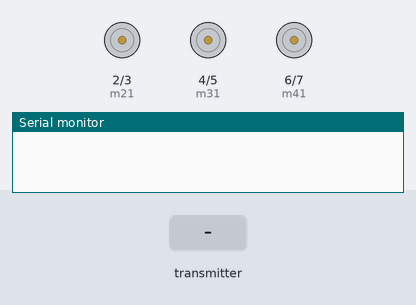
The sketch below on a simulated Arduino Uno, built with avr-gcc and run on an emulated ATmega328P. Parts: motor-driver pin pairs drawn as motors (green arrow = first pin HIGH = forward, orange = second pin HIGH = backward, longer = more drive), the last lines printed to the serial monitor. Inputs (shaded band) come from the test bench. No radio packets arrive unless stated.

Above: at 1.2 s.
1.3 s: the transmitter starts sending msg = 1
At 2.6 s:
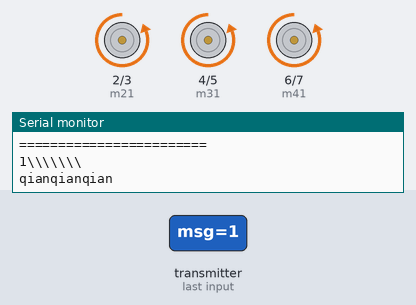
3.0 s: the transmitter starts sending msg = 0
At 4.1 s:
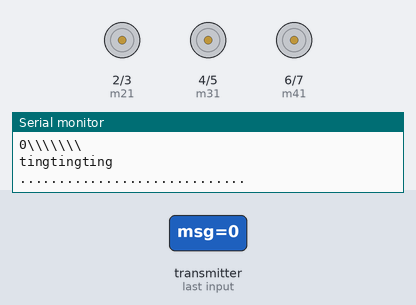
Timing chart, 0 to 6.0 s (numbered marks = the images above; inputs shaded):
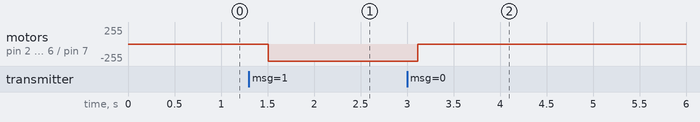

The sketch:

arduino-4wd-re_4-1_.ino
```cpp
#include <SPI.h>
#include <nRF24L01.h>
#include <RF24.h>
#include <Servo.h>

RF24 radio(9, 10); // CSN, CE
const byte address[6] = "00001";

// 电机控制线

//A1 接高电平，A2接低电平，电机正转；
//A1 接低电平，A2接高电平，电机反转；

// D1D2 左前 0 1 m1
// C1C2 左后 2 3 m2
// B1B2 右前 4 5 m3
// A1A2 右后 6 7 m4

/////////////////////////

int m11=0;
int m12=1;
int m21=2;
int m22=3;
int m31=4;
int m32=5;
int m41=6;
int m42=7;


// motor motor motor motor motor motor motor motor motor
// 单轮待机
void mstop(int in1, int in2){
  digitalWrite(in1,0);
  digitalWrite(in2,0);
}

// 单轮正转最快
void mfront(int in1, int in2){
  digitalWrite(in1,1);
  digitalWrite(in2,0);
}

// 单轮反转最快
void mbehind(int in1, int in2){
  digitalWrite(in1,0);
  digitalWrite(in2,1);
}

// 单轮正转 - 加速
// s 模拟数值 0 - 1024
void mfa(int in1, int in2){
  int s;
  for(s=0;s<1024;s=s+10){
    analogWrite(in1,s);
    digitalWrite(in2,0);
    delay(50);
  }
}

// 单轮反转 - 加速
// s 模拟数值 0 - 1024
void mra(int in1, int in2){
  int s;
  for(s=1024;s>0;s=s-10){
    analogWrite(in1,0);
    digitalWrite(in2,s);
    delay(50);
  }
}


// car car car car car car car car car car car car car car car car car car car car
// car front  up
void carfront(){
  delay(200);
  mfront(m11, m12);
  mfront(m21, m22);
  mfront(m31, m32);
  mfront(m41, m42);
}


// car behind down
void carbehind(){
  delay(200);
  mbehind(m11, m12);
  mbehind(m21, m22);
  mbehind(m31, m32);
  mbehind(m41, m42);
}


// car front turn left , left up
void carleftfront(){
  delay(200);
  mfront(m11, m12);
  mfront(m21, m22);
  mbehind(m31, m32);
  mfront(m41, m42);

  delay(150);
//  carfront();
}


// car front turn right, right up
void carrightfront(){
  delay(200);
  mbehind(m11, m12);
  mfront(m21, m22);
  mfront(m31, m32);
  mfront(m41, m42);

  delay(150);
//  carfront();
}


// car eversion turn left, left down
void carleftbehind(){
  delay(200);
  mbehind(m11, m12);
  mbehind(m21, m22);
  mbehind(m31, m32);
  mfront(m41, m42);

  delay(100);
//  carbehind();
}


// car eversion turn right, right down
void carrightbehind(){
  delay(100);
  mbehind(m11, m12);
  mfront(m21, m22);
  mbehind(m31, m32);
  mbehind(m41, m42);

  delay(100);
//  carbehind();
}


// car stop
void carstop(){
  mstop(m11, m12);
  mstop(m21, m22);
  mstop(m31, m32);
  mstop(m41, m42);
}


// nnnnnnnnnnnnnnnnnnnnnnn begin
// car left
void carleft(){
  delay(200);
  mbehind(m11, m12);
  mfront(m21, m22);
  mfront(m31, m32);
  mfront(m41, m42);

  delay(150);
//  carfront();
}


// car right
void carright(){
  delay(200);
  mfront(m11, m12);
  mfront(m21, m22);
  mbehind(m31, m32);
  mfront(m41, m42);

  delay(150);
//  carfront();
}

// nnnnnnnnnnnnnnnnnnnnnnn end

void setup() {

  pinMode(m11,OUTPUT);
  pinMode(m12,OUTPUT);
  pinMode(m21,OUTPUT);
  pinMode(m22,OUTPUT);
  pinMode(m31,OUTPUT);
  pinMode(m32,OUTPUT);
  pinMode(m41,OUTPUT);
  pinMode(m42,OUTPUT);

  Serial.begin(115200);
  radio.begin();
  radio.openReadingPipe(0, address);
  radio.setPALevel(RF24_PA_MIN);
  radio.startListening();

}

void loop() {

  if (radio.available()) {

    int msg=0;
    Serial.println("========================");
    radio.read(&msg, sizeof(msg));
    Serial.print(msg);
    Serial.println("\\\\\\\\\\\\\\");

//    Serial.print("   ");
    if (msg == 5){//
      Serial.println("houhouhou");
     carfront();
    } else if (msg == 1){//
      Serial.println("qianqianqian");
     carbehind();
    } else if (msg == 0){//
      Serial.println("tingtingting");
     carstop();
    } else if (msg == 7){//
      Serial.println("zuohouzuohouzuohou");
     carleftbehind();
    } else if (msg == 3){//
      Serial.println("youhouyouhouyouhou");
     carrightbehind();
    } else {
      Serial.println("88888888888888888");
    }

    Serial.println(".............................");

  }
   delay(100);
}
```

Measured:
- after the input at 1.3 s, motor on pin 2 (m21) / pin 3 (m22), motor on pin 4 (m31) / pin 5 (m32), motor on pin 6 (m41) / pin 7 (m42): stopped → backward 255/255 after 0.21 s
- after the input at 3.0 s, motor on pin 2 (m21) / pin 3 (m22), motor on pin 4 (m31) / pin 5 (m32), motor on pin 6 (m41) / pin 7 (m42): backward 255/255 → stopped after 0.12 s
